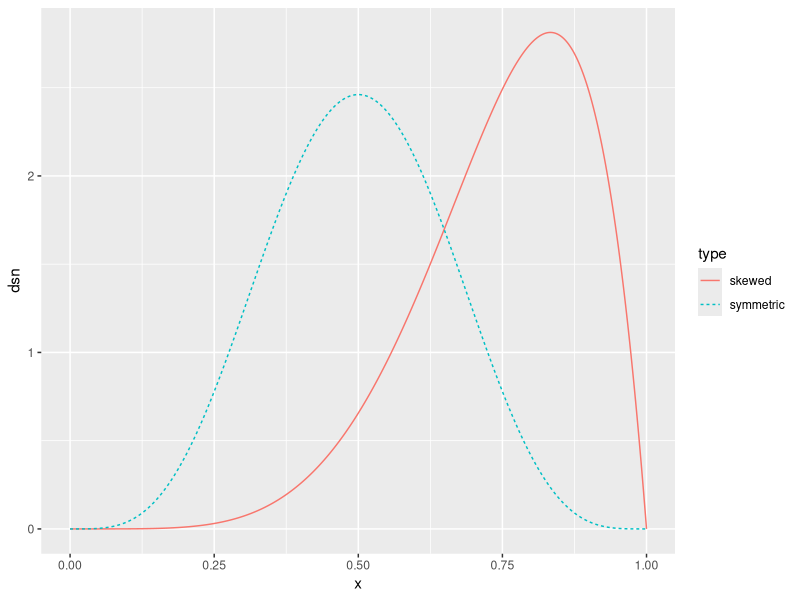
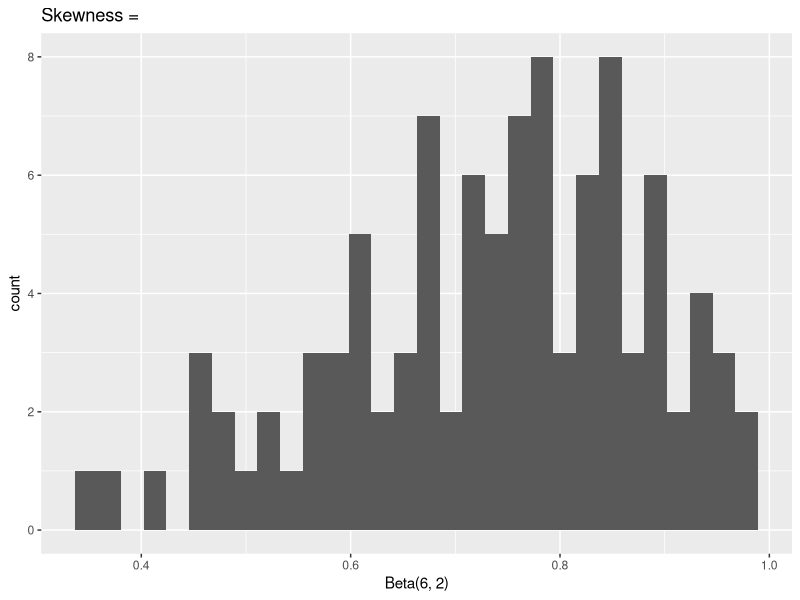
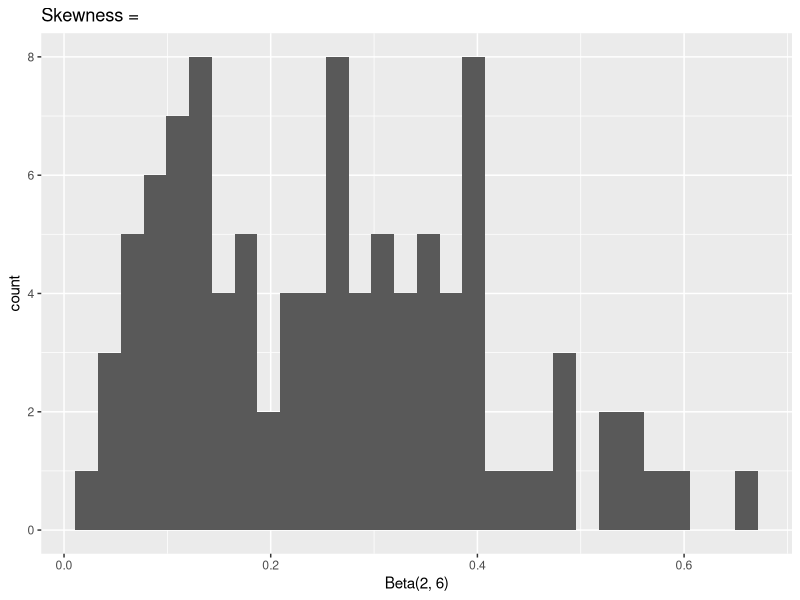
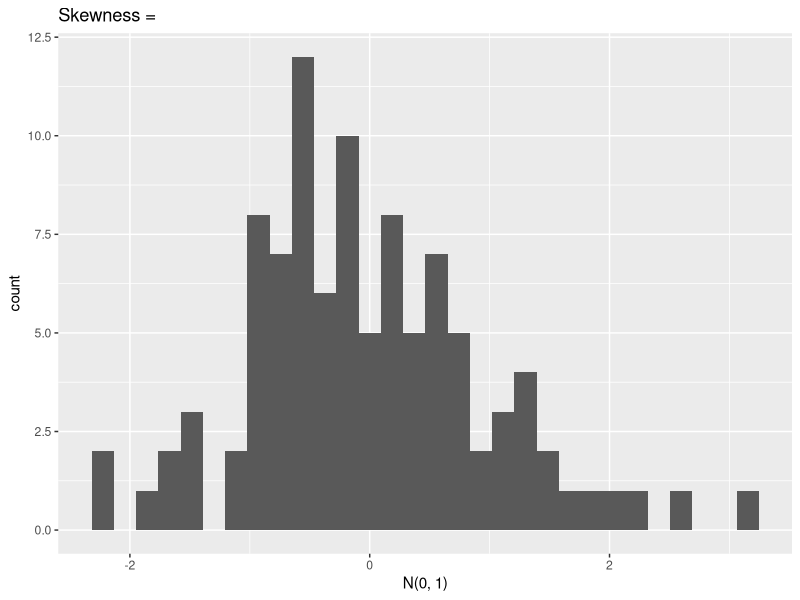
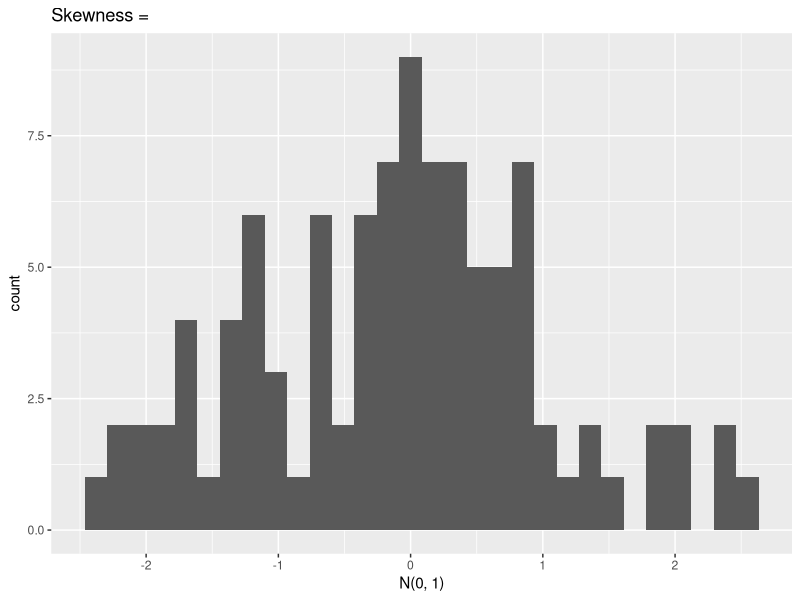

These charts were generated, in order, by the following R code:
## ---- chunk 1
library(tidyverse)

# compare a symmetric and skewed distribution
data.frame(x = seq(0, 1, length.out = 1000)) %>%
  mutate(skewed = dbeta(x, 6, 2),
         symmetric = dbeta(x, 5, 5)) %>%
  gather(type, dsn, -x) %>%
  ggplot() +
  geom_line(aes(x, dsn, colour = type, lty = type))
## ---- chunk 2
## write a skewness function based on a sample x
skew <- function(x) {
  
}

## check skewness of some samples
n <- 100
a1 <- rbeta(n, 6, 2)
a2 <- rbeta(n, 2, 6)

## two symmetric samples
b1 <- rnorm(100)
b2 <- rnorm(100)

## fill in the skewness values
ggplot() + geom_histogram(aes(a1)) + xlab("Beta(6, 2)") + ggtitle(paste("Skewness = "))
ggplot() + geom_histogram(aes(a2)) + xlab("Beta(2, 6)") + ggtitle(paste("Skewness = "))
ggplot() + geom_histogram(aes(b1)) + xlab("N(0, 1)") + ggtitle(paste("Skewness = "))
ggplot() + geom_histogram(aes(b2)) + xlab("N(0, 1)") + ggtitle(paste("Skewness = "))
## ---- chunk 3
## Assess the P(Type I Error) for alpha = .05, n = 10, 20, 30, 50, 100, 500
